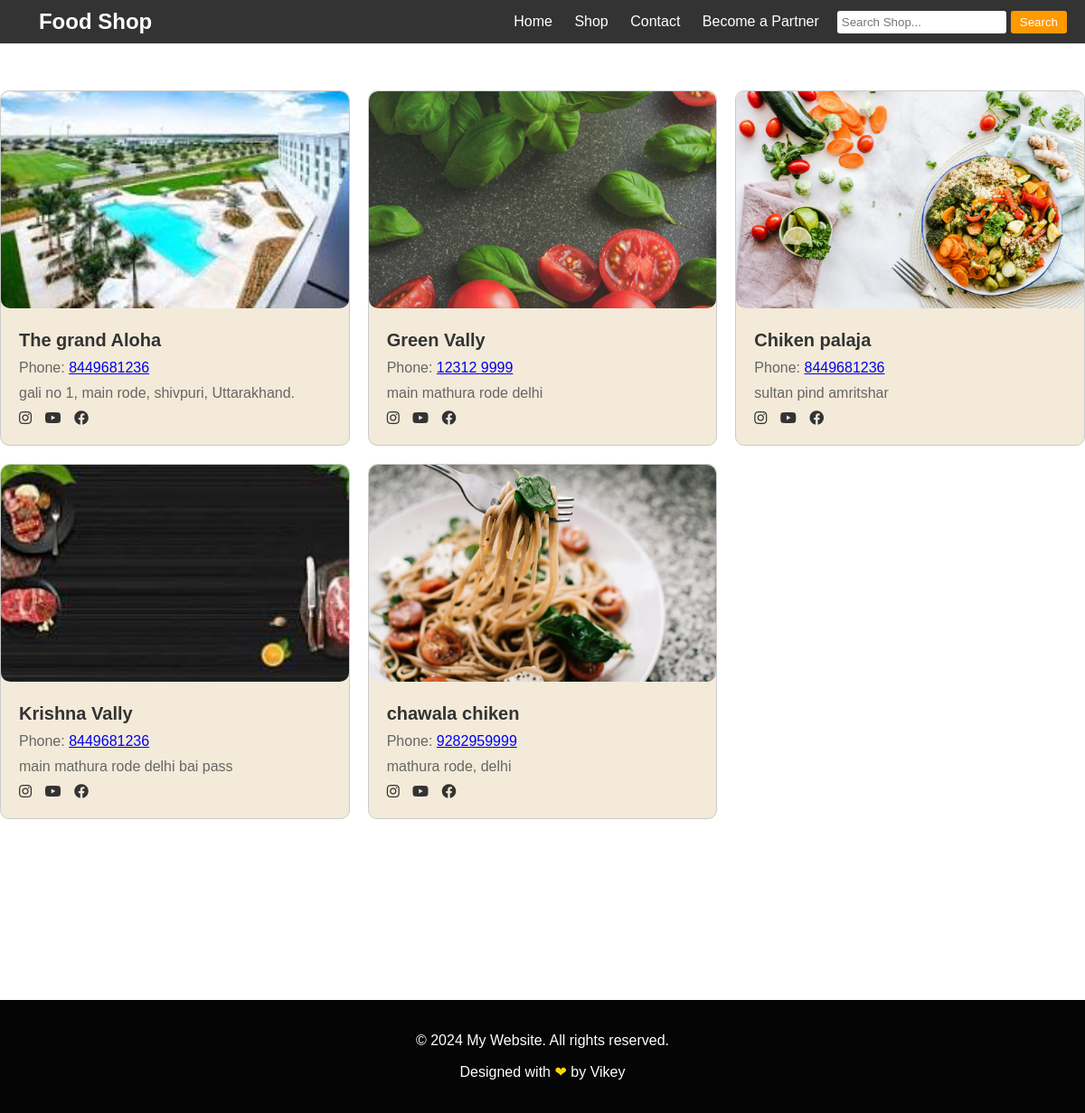
The page /shoplist on the database its author committed.
### partner/models.py (models this page shows)
class addshop(models.Model):
    shop_name =  models.CharField(max_length=100)
    shop_img = models.ImageField(upload_to="addshop")
    shop_contact = models.CharField(max_length=12)
    shop_address = models.CharField(max_length=200)

### foodordering/views.py (the view)
# urls.py: path('shoplist', views.shoplist,name="shoplist"),
def shoplist(request):
    shops = addshop.objects.all()
    if request.GET.get('search'):
         shops = shops.filter(shop_name__icontains = request.GET.get('search'))
    return render(request, "shop.html", {'shops': shops})

### templates/shop.html
{% extends "base.html" %}
{% load static %}
{% block content1 %}
<div class="space"></div>
<div class="cards">
    {% for shop in shops %}
    <div class="card">
        <img src="{{shop.shop_img.url}}" alt="Shop Image">
        <div class="card-details">
            <h3>{{shop.shop_name}}</h3>
            <p>Phone: <a href="tel:+123456789">{{shop.shop_contact}}</a></p>
            <p>{{shop.shop_address}}</p>
            <div class="social-icons">
                <a href="#"><i class="fab fa-instagram"></i></a>
                <a href="#"><i class="fab fa-youtube"></i></a>
                <a href="#"><i class="fab fa-facebook"></i></a>
            </div>
        </div>
    </div>
    {% endfor %}
</div>
{% endblock content1 %}

### templates/base.html
{% include "headar.html" %}
{% load static %}
{% block content1 %}
{% endblock content1 %}
{% include "footer.html" %}

### templates/headar.html (shortened to what this page needs)
{% load static %}
<!DOCTYPE html>
<html lang="en">
<head>
  <link rel="stylesheet" href="{% static 'style.css' %}">
  <link rel="stylesheet" href="https://cdnjs.cloudflare.com/ajax/libs/font-awesome/5.15.4/css/all.min.css" />
</head>
<body>
    <nav class="navbar">
        <div class="container">
            <h1 class="logo">Food Shop</h1>
            <ul class="nav-links">
                <li><a href="{% url 'homepage' %}">Home</a></li>
                <li><a href="{% url 'shoplist' %}">Shop</a></li>
                <li><a href="https://web.whatsapp.com/">Contact</a></li>
                <li><a href="{% url 'addshop' %}">Become a Partner</a></li>
            </ul>
            <form class="search-box" action="#" method="GET">
                <input type="text" name="search" placeholder="Search Shop...">
                <button type="submit">Search</button>
            </form>
        </div>
    </nav>

### templates/footer.html
<footer>
    <p>&copy; 2024 My Website. All rights reserved.</p>
    <p>Designed with <span style="color: #ffd700;">&#10084;</span> by Vikey</p>
</footer>
</body>
</html>

### public/static/style.css (style rules this page uses)
body { margin: 0; font-family: Arial, sans-serif; }
.navbar { background-color: #333; color: #fff; position: fixed; top: 0; left: 0; width: 100%; padding: 10px 0; z-index: 1000; }
.container { display: flex; justify-content: end; align-items: center; padding: 0 20px; }
.container h1 { margin-right: 400px; }
.logo { margin: 0; font-size: 24px; }
.nav-links { list-style: none; margin: 0; padding: 0; }
.nav-links li { display: inline; margin-right: 20px; }
.nav-links a { color: #fff; text-decoration: none; transition: color 0.3s ease; }
.search-box { display: flex; }
.search-box input[type="text"] { padding: 5px; border: none; border-radius: 3px; margin-right: 5px; }
.search-box button { padding: 5px 10px; border: none; background-color: #ff9900; color: #fff; border-radius: 3px; cursor: pointer; transition: background-color 0.3s ease; }
footer { background-color: #050505; color: #fff; text-align: center; padding: 20px 0; bottom: 0; width: 100%; z-index: 1000; margin-top: 200px; }
.cards { display: grid; grid-template-columns: repeat(auto-fill, minmax(300px, 1fr)); gap: 20px; }
.space { height: 100px; }
.card { border: 1px solid #ccc; border-radius: 5px; background-color: #f3ead9; overflow: hidden; border-radius: 10px; }
.card img { width: 100%; height: 240px; object-fit: cover; border-radius: 10px; }
.card-details { padding: 20px; }
.card-details h3 { margin: 0; font-size: 20px; color: #333; }
.card-details p { margin: 10px 0; font-size: 16px; color: #666; }
.social-icons a { color: #333; text-decoration: none; margin-right: 10px; }
input[type="text"], input[type="file"], textarea { width: 100%; padding: 10px; border: 1px solid #ccc; border-radius: 5px; }
button { background-color: #ff9900; color: #fff; border: none; padding: 10px 20px; border-radius: 5px; cursor: pointer; transition: background-color 0.3s; }

### rows shown on the page
addshop: shop_img (picture), shop_name "The grand Aloha", shop_contact "8449681236", shop_address "gali no 1, main rode, shivpuri, Uttarakhand."
addshop: shop_img (picture), shop_name "Green Vally", shop_contact "12312 9999", shop_address "main mathura rode delhi"
addshop: shop_img (picture), shop_name "Chiken palaja", shop_contact "8449681236", shop_address "sultan pind amritshar"
addshop: shop_img (picture), shop_name "Krishna Vally", shop_contact "8449681236", shop_address "main mathura rode delhi bai pass"
addshop: shop_img (picture), shop_name "chawala chiken", shop_contact "9282959999", shop_address "mathura rode, delhi"
